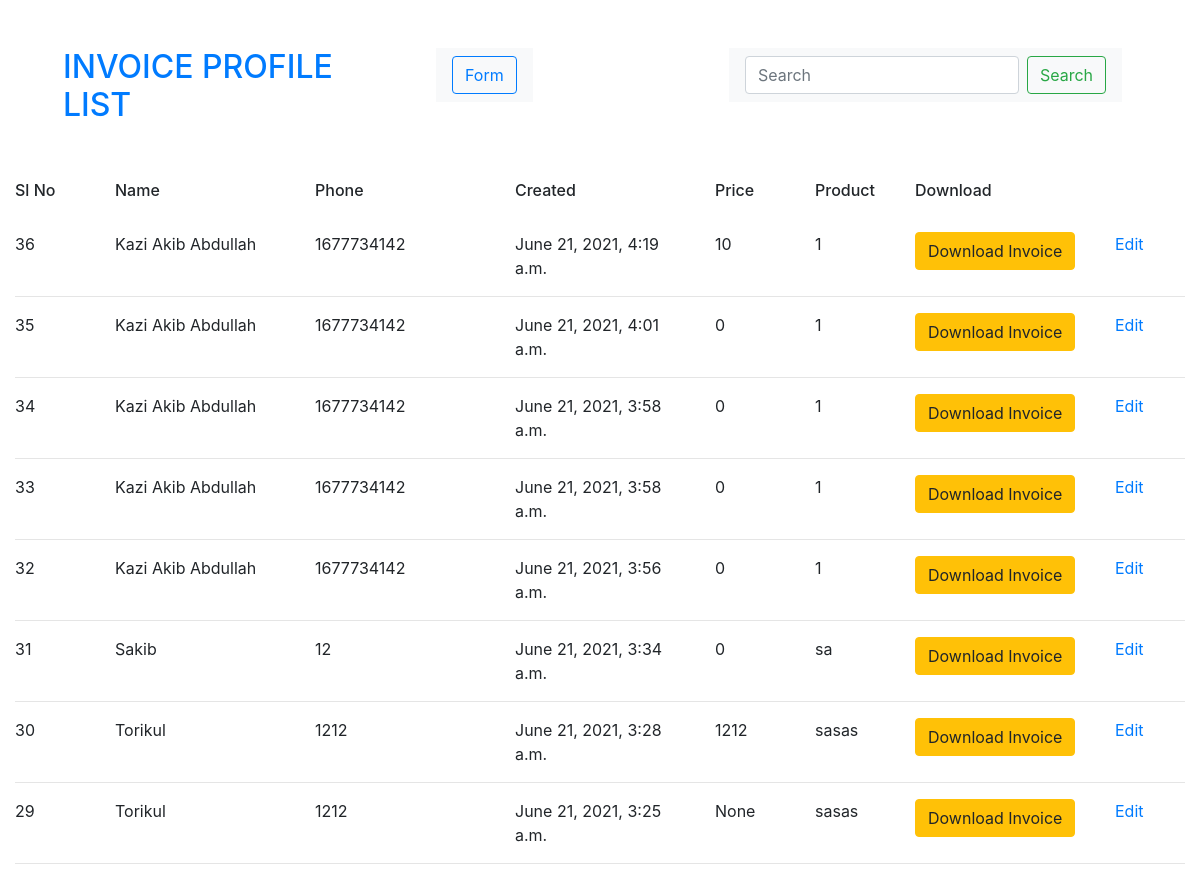
The page /list/ (upper part) on the database as committed earlier.
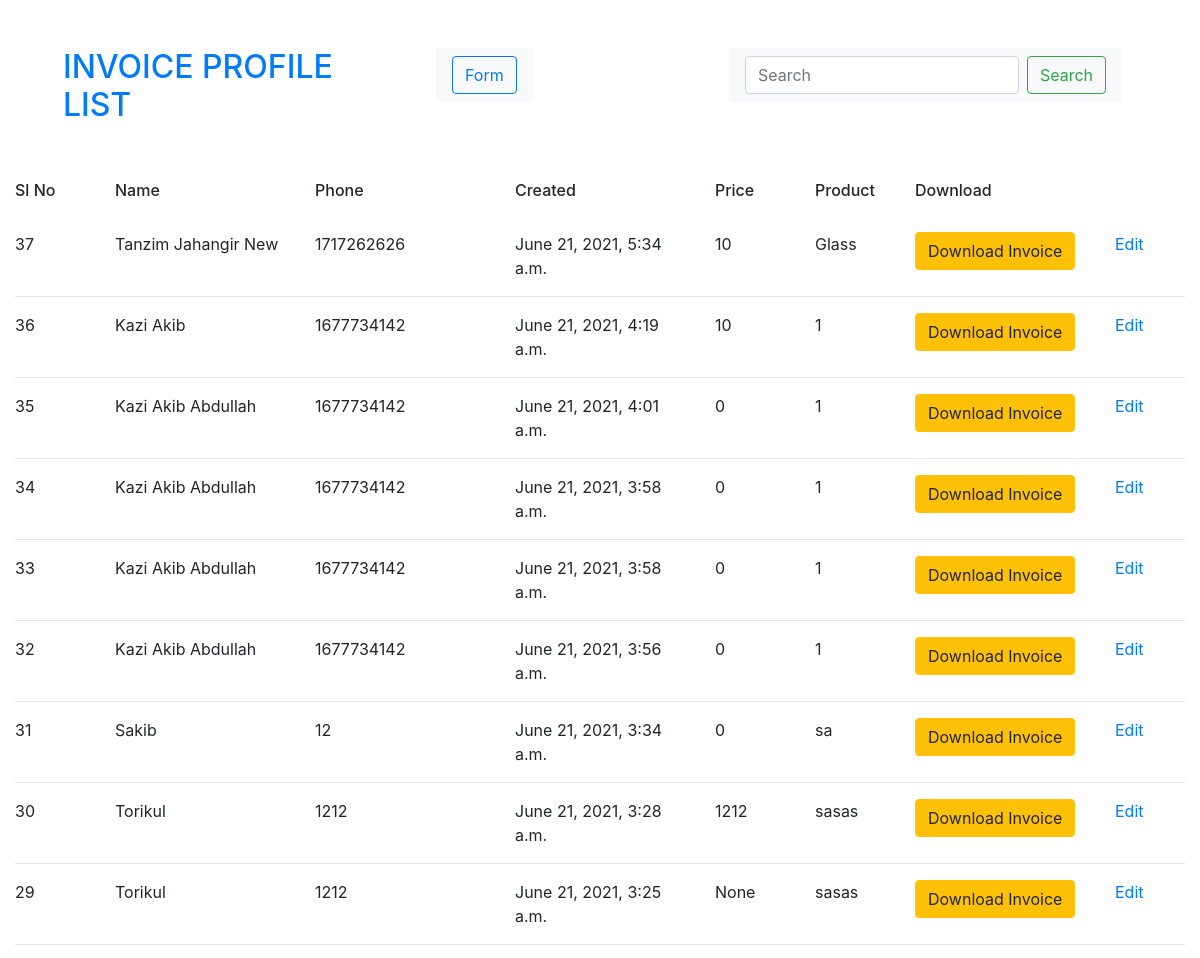
The same page on the database as committed later.
### invoice/models.py (models this page shows, shortened)
class Profile(models.Model):
    name = models.CharField(max_length=30)
    phone = models.IntegerField()
    address = models.CharField(max_length=255)
    time = models.DateTimeField(auto_now_add=True)
    product_details = models.CharField(max_length=255, blank=True)
    price = models.IntegerField(default=0, null=True)
    quantity = models.IntegerField(null=True)
    class Meta:
        ordering = ['-time']

### invoice/views.py (the view)
# urls.py: path('list/', views.list, name='list'),
def list(request):
    profiles = Profile.objects.all()
    name = request.GET.get('name')
    if name != '' and name is not None:
        profiles = profiles.filter(Q(phone__icontains = name) | Q(name__icontains = name))
    return render(request, 'invoice/list.html', {'profiles':profiles})

### invoice/templates/invoice/list.html (shortened to what this page needs)
{% load static %}
<!doctype html>
<html lang="en">
  <head>
    <link rel="stylesheet" href="https://stackpath.bootstrapcdn.com/bootstrap/4.3.1/css/bootstrap.min.css">
  </head>
  <body>
    <div class="container-fluid">
        <div class="row m-5">
            <div class="col-md-4 navbar-nav">
                <a href="{% url 'list' %}"><h2>INVOICE PROFILE LIST</h2></a>
            </div>
            <div class="col-md-1">
                <nav class="navbar navbar-light bg-light float-left">
                    <a href="{% url 'accept' %}"><button class="btn btn-outline-primary my-2 my-sm-0">Form</button></a>
                </nav>
            </div>
            <div class="col-md-7">
                <nav class="navbar navbar-light bg-light float-right">
                    <form class="form-inline" method="GET">
                      <input class="form-control mr-sm-2" type="search" placeholder="Search" name="name" aria-label="Search">
                      <button class="btn btn-outline-success my-2 my-sm-0" type="submit">Search</button>
                    </form>
                  </nav>
            </div>
        </div>
        <div class="row">
            <div class="col-md-1">
                <h6>Sl No</h6>
            </div>
            <div class="col-md-2">
                <h6>Name</h6>
            </div>
            <div class="col-md-2">
                <h6>Phone</h6>
            </div>
            <div class="col-md-2">
                <h6>Created</h6>
            </div>
            <div class="col-md-1">
                <h6>Price</h6>
            </div>
            <div class="col-md-1">
                <h6>Product</h6>
            </div>
            <div class="col-md-2">
                <h6>Download</h6>
            </div>
        </div>
        <br>
        {% for profile in profiles %}
        <div class="row">
            <div class="col-1">
                {{profile.id}}
            </div>
            <div class="col-2 bg-white text-capitalize text-wrap">
                {{profile.name}}
            </div>
            <div class="col-2 bg-white">
                {{profile.phone}}
            </div>
            <div class="col-2 bg-white">
                {{profile.time}}
            </div>
            <div class="col-1 bg-white">
                {{profile.price}}
            </div>
            <div class="col-1 bg-white">
                {{profile.product_details}}
            </div>
            <div class="col-2">
                <a href="{% url 'inv' profile.id %}" class="btn btn-warning">Download Invoice</a>
            </div>
            <div class="col-1 bg-white">
                <a href="{% url 'edit' profile.id %}">Edit</a>
            </div>
        </div>
        <hr>
        {% endfor %}
    </div>
  </body>
</html>

Rows that differ between the two databases and show on the page:
added Profile: id "37", name "Tanzim Jahangir New", phone "1717262626", time "June 21, 2021, 5:34 a.m.", price "10", product_details "Glass"
changed Profile id 36: name "Kazi Akib Abdullah" → "Kazi Akib"
